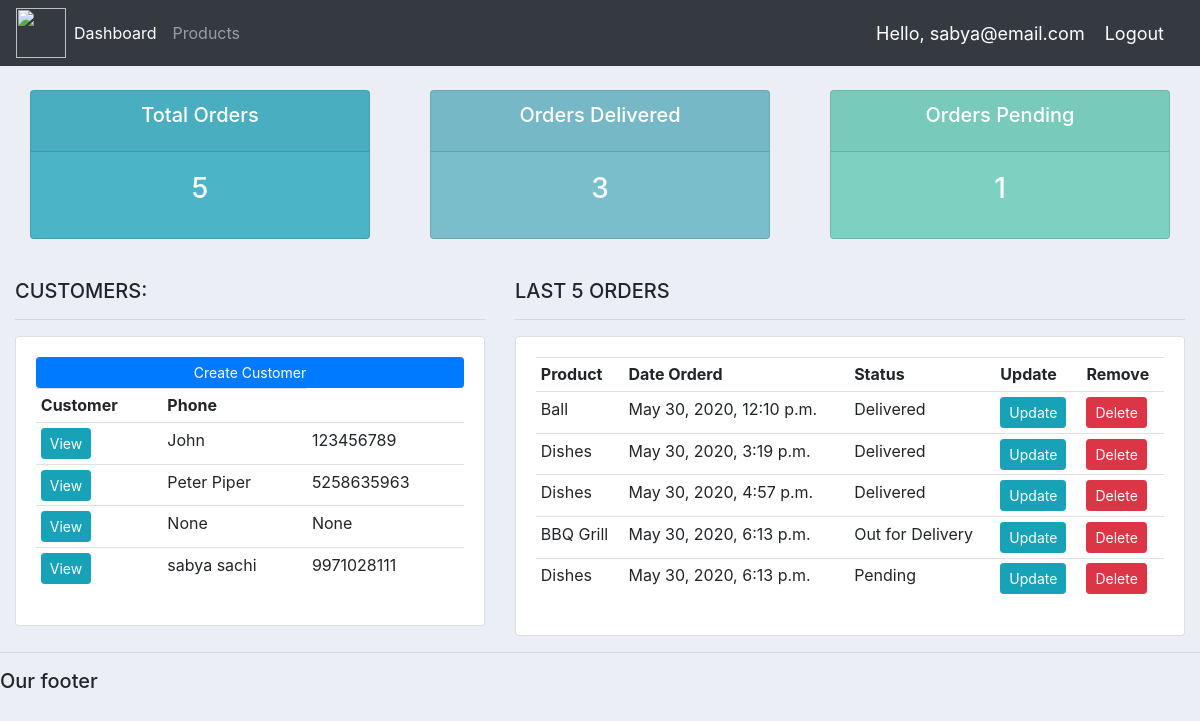
The app's page / (signed in) with its own data.
### accounts/models.py (models this page shows, shortened)
class Customers(models.Model):
    user = models.OneToOneField(User, null=True, blank=True, on_delete=models.CASCADE)
    name = models.CharField(max_length=200, null=True)
    phone = models.CharField(max_length=200, null=True)
    email = models.CharField(max_length=200, null=True)
    date_created = models.DateTimeField(auto_now_add=True, null=True)
    profile_pic = models.ImageField(null=True, blank=True)

class Order(models.Model):
    STATUS = (
        ('Pending', 'Pending'),
        ('Out for Delivery', 'Out for Delivery'),
        ('Delivered', 'Delivered')
    )
    customer = models.ForeignKey(Customers, null=True, on_delete = models.SET_NULL)
    product = models.ForeignKey(Products, null=True, on_delete = models.SET_NULL)
    date_created = models.DateTimeField(auto_now_add=True, null=True)
    status = models.CharField(max_length=200, null=True, choices=STATUS)

class Products(models.Model):
    CATEGORY = (
        ('Indoor', 'Indoor'),
        ('Out Door', 'Out Door')
    )
    name = models.CharField(max_length=200, null=True)
    price = models.CharField(max_length=200, null=True)
    category = models.CharField(max_length=200, null=True, choices=CATEGORY)
    description = models.CharField(max_length=200, null=True, blank= True)
    date_created = models.DateTimeField(auto_now_add=True, null=True)
    tags = models.ManyToManyField(Tag)
    def __str__(self):
        return self.name

### accounts/decorators.py (the view)
	def wrapper_function(request, *args, **kwargs):
		group = None
		if request.user.groups.exists():
			group = request.user.groups.all()[0].name
		if group == 'customer':
			return redirect('user-page')
		if group == 'admin':
			return view_func(request, *args, **kwargs)

### accounts/views.py (called while the page is built)
@login_required(login_url='login')
@admin_only
def home(request):
    orders = Order.objects.all()
    customers = Customers.objects.all()
    total_customers = customers.count()
    total_orders = orders.count()
    delivered = orders.filter(status='Delivered').count()
    pending = orders.filter(status='Pending').count()
    context = {'orders':orders, 'customers':customers,
	'total_orders':total_orders,'delivered':delivered,
	'pending':pending }
    return render(request, 'accounts/dashboard.html',context)

### accounts/templates/accounts/dashboard.html
{%  extends 'accounts/main.html' %}
{% block content %}
{%  include 'accounts/status.html' %}
<br>
<div class="row">
	<div class="col-md-5">
		<h5>CUSTOMERS:</h5>
		<hr>
		<div class="card card-body">
			<a class="btn btn-primary  btn-sm btn-block" href="">Create Customer</a>
			<table class="table table-sm">
				<tr>
					<th>Customer</th>
					<th>Phone</th>
				</tr>
				{% for customer in customers %}
					<tr>
						<td><a class="btn btn-sm btn-info" href="{% url 'customer' customer.id %}">View</a></td>
						<td>{{customer.name}}</td>
						<td>{{customer.phone}}</td>
					</tr>
				{% endfor %}
			</table>
		</div>
	</div>
	<div class="col-md-7">
		<h5>LAST 5 ORDERS</h5>
		<hr>
		<div class="card card-body">
 			<table class="table table-sm">
				<tr>
					<th>Product</th>
					<th>Date Orderd</th>
					<th>Status</th>
					<th>Update</th>
					<th>Remove</th>
				</tr>
				{% for order in orders %}
					<tr>
						<td>{{order.product}}</td>
						<td>{{order.date_created}}</td>
						<td>{{order.status}}</td>
						<td><a class="btn btn-sm btn-info" href="{% url 'update_order' order.id %}">Update</a></td>
						<td><a class="btn btn-sm btn-danger"href="{% url 'delete_order' order.id %}">Delete</a></td>
					</tr>
				{% endfor %}
			</table>
		</div>
	</div>
</div>
{% endblock %}

### accounts/templates/accounts/main.html (shortened to what this page needs)
{% load static %}
<!DOCTYPE html>
<html>
<head>
	<link rel="stylesheet" href="https://stackpath.bootstrapcdn.com/bootstrap/4.3.1/css/bootstrap.min.css">
    <link rel="stylesheet" type="text/css" href="{% static '/css/main.css' %}">
</head>
<body>
	{%  include 'accounts/navbar.html' %}
	<div class="container-fluid">
	{% block content %}
	{% endblock %}
    </div>
	<hr>
	<h5>Our footer</h5>
</body>
</html>

### accounts/templates/accounts/navbar.html (shortened to what this page needs)
{% load static %}
<nav class="navbar navbar-expand-lg navbar-dark bg-dark">
 <img src="{% static 'images/logo.png' %}">
  <div class="collapse navbar-collapse" id="navbarNav">
    <ul class="navbar-nav">
      {% if request.user.is_staff %}
      <li class="nav-item active">
        <a class="nav-link" href="{% url 'home' %}">Dashboard</a>
      </li>
      <li class="nav-item">
        <a class="nav-link" href="{% url 'products' %}">Products</a>
      </li>
      {% else %}
       <li class="nav-item">
        <a class="nav-link" href="{% url 'account' %}">Settings</a>
      </li>
      {% endif %}
    </ul>
  </div>
  <span class="hello-msg">Hello, {{request.user}}</span>
  <span ><a  class="hello-msg" href="{% url 'logout' %}">Logout</a></span>
</nav>

### accounts/templates/accounts/status.html
<br>
<div class="row">
	<div class="col">
		<div class="col-md">
			<div class="card text-center text-white  mb-3" id="total-orders">
			  	<div class="card-header">
			  		<h5 class="card-title">Total Orders</h5>
			  	</div>
			  	<div class="card-body">
			    	<h3 class="card-title">{{total_orders}}</h3>
			  	</div>
			</div>
		</div>
	</div>
	<div class="col">
		<div class="col-md">
			<div class="card text-center text-white  mb-3" id="orders-delivered">
			  	<div class="card-header">
			  		<h5 class="card-title">Orders Delivered</h5>
			  	</div>
			  	<div class="card-body">
			    	<h3 class="card-title">{{delivered}}</h3>
			  	</div>
			</div>
		</div>
	</div>
	<div class="col">
		<div class="col-md">
			<div class="card text-center text-white  mb-3" id="orders-pending">
			  	<div class="card-header">
			  		<h5 class="card-title">Orders Pending</h5>
			  	</div>
			  	<div class="card-body">
			    	<h3 class="card-title">{{pending}}</h3>
			  	</div>
			</div>
		</div>
	</div>
</div>

### static/css/main.css (style rules this page uses)
img { width: 50px; height: 50px; }
body { background-color: #ebeff5; }
#total-orders { background-color: #4cb4c7; }
#orders-delivered { background-color: #7abecc; }
#orders-pending { background-color: #7CD1C0; }

### accounts/templates/accounts/navbar.html (style rules this page uses)
.hello-msg { font-size: 18px; color: #fff; margin-right: 20px; }

### records on screen
Customers: name "John", phone "123456789"
Customers: name "Peter Piper", phone "5258635963"
Customers: name "None", phone "None"
Customers: name "sabya sachi", phone "9971028111"
Order: product "Ball", date_created "May 30, 2020, 12:10 p.m.", status "Delivered"
Order: product "Dishes", date_created "May 30, 2020, 3:19 p.m.", status "Delivered"
Order: product "Dishes", date_created "May 30, 2020, 4:57 p.m.", status "Delivered"
Order: product "BBQ Grill", date_created "May 30, 2020, 6:13 p.m.", status "Out for Delivery"
Order: product "Dishes", date_created "May 30, 2020, 6:13 p.m.", status "Pending"

### other values on screen
{{ request.user }} "sabya@email.com"
{{ total_orders }} "5"
{{ delivered }} "3"
{{ pending }} "1"
